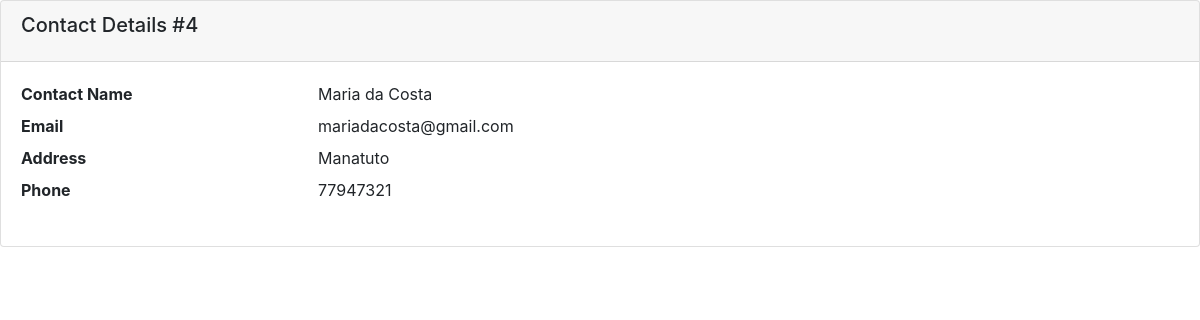
The app's page /contact/4 with its own data.
### application_form/models.py (models this page shows, shortened)
class Contact(models.Model):
    name = models.CharField(max_length=100)
    email = models.EmailField()
    address = models.CharField(max_length=100)
    phone = models.CharField(max_length=50)

### application_form/views.py (the view)
# urls.py: path('contact/<int:pk>', views.ContactDetail.as_view(), name='contact_detail'),
class ContactDetail(DetailView):
    model = Contact

### application_form/templates/application_form/contact_detail.html
{% extends 'base.html' %}
{% block content %}
<div class="card">
    <div class="card-header">
        <h5 class="card-title">Contact Details #{{contact.id}}</h5>
    </div>
    <div class="card-body">
    <dl class="row">
      <dt class="col-sm-3">Contact Name</dt>
      <dd class="col-sm-9">{{ object.name }}</dd>
      <dt class="col-sm-3">Email</dt>
      <dd class="col-sm-9">{{ object.email }}</dd>
      <dt class="col-sm-3">Address</dt>
      <dd class="col-sm-9">{{ object.address }}</dd>
      <dt class="col-sm-3">Phone</dt>
      <dd class="col-sm-9">{{ object.phone }}</dd>
    </dl>
    </div>
</div>
{% endblock %}

### records on screen
Contact: id "4", name "Maria da Costa", email "mariadacosta@gmail.com", address "Manatuto", phone "77947321"
